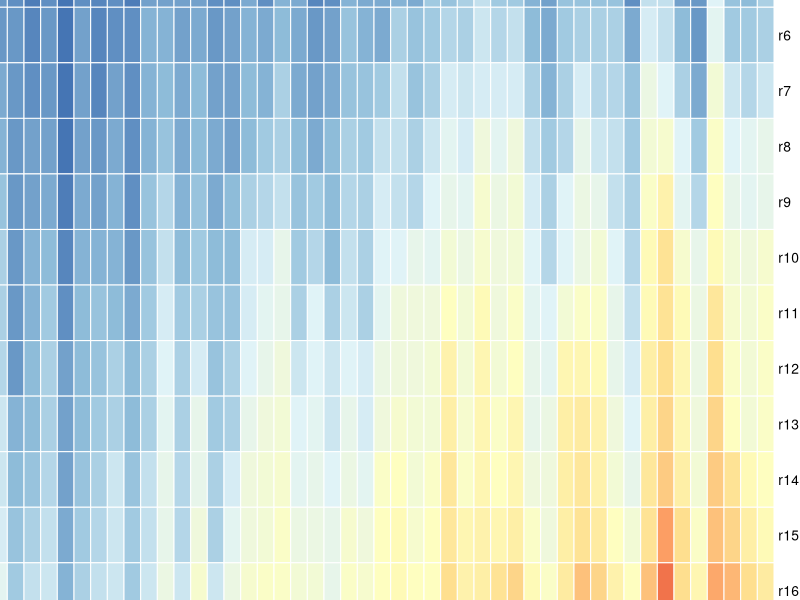

This chart was generated by the following R code:
setwd("projects/qiaocun")
library(ggplot2)
library(pheatmap)
cover<-read.table("coversim.csv",header=T,sep=",")
cover$location<-rep(1:1960,100)
cover_m<-subset(cover,cover$Time==-1)
cover_m<-subset(cover_m,cover_m$location<=980)
cover_p<-hist(cover_m$location,breaks=c(0:980),plot=FALSE)$counts
cover_mx<-matrix(cover_p,nrow=20,ncol=49,dimnames=list(c('r1','r2','r3','r4','r5','r6','r7','r8','r9','r10','r11','r12','r13','r14','r15','r16','r17','r18','r19','r20'),c('c1','c2','c3','c4','c5','c6','c7','c8','c9','c10','c11','c12','c13','c14','c15','c16','c17','c18','c19','c20','c21','c22','c23','c24','c25','c26','c27','c28','c29','c30','c31','c32','c33','c34','c35','c36','c37','c38','c39','c40','c41','c42','c43','c44','c45','c46','c47','c48','c49')))
p<-pheatmap(cover_mx,border='white',cluster_cols=F,cluster_rows=F,show_rownames=T,cellwidth=12,cellheight=40,show_colnames=T,legend=T)
